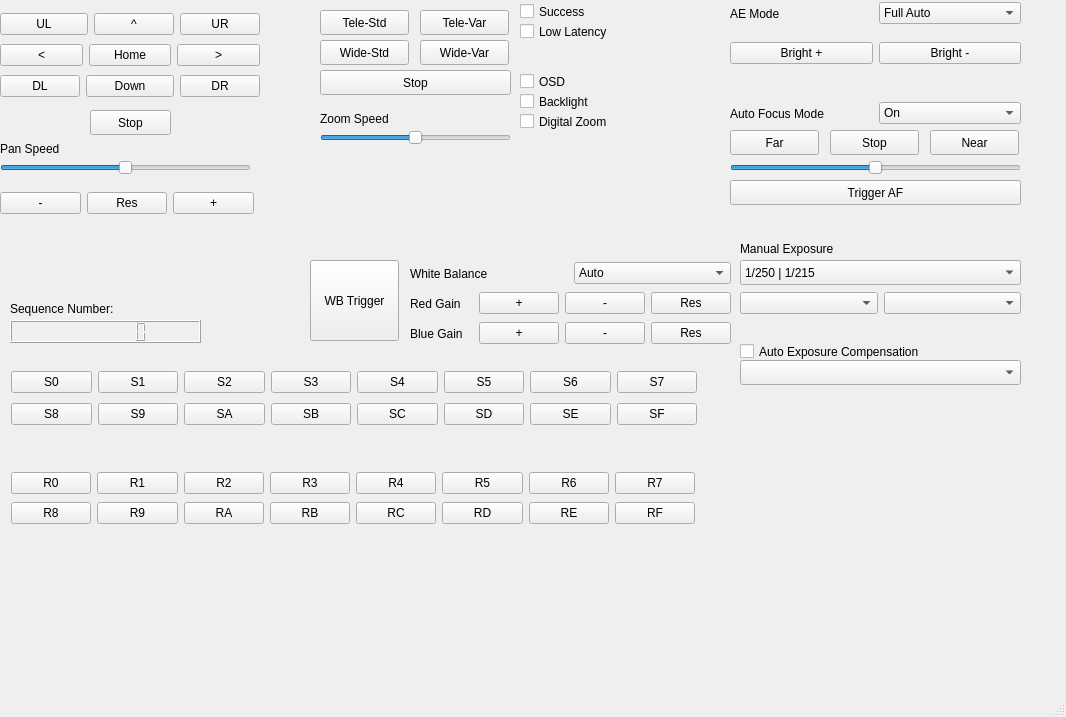
<?xml version="1.0" encoding="UTF-8"?>
<ui version="4.0">
 <class>MainWindow</class>
 <widget class="QMainWindow" name="MainWindow">
  <property name="geometry">
   <rect>
    <x>0</x>
    <y>0</y>
    <width>1066</width>
    <height>717</height>
   </rect>
  </property>
  <property name="windowTitle">
   <string>MainWindow</string>
  </property>
  <widget class="QWidget" name="centralwidget">
   <widget class="QPushButton" name="tele_std">
    <property name="geometry">
     <rect>
      <x>320</x>
      <y>10</y>
      <width>89</width>
      <height>25</height>
     </rect>
    </property>
    <property name="toolTip">
     <string>Pg Up</string>
    </property>
    <property name="text">
     <string>Tele-Std</string>
    </property>
    <property name="shortcut">
     <string>PgUp</string>
    </property>
   </widget>
   <widget class="QPushButton" name="tele_var">
    <property name="geometry">
     <rect>
      <x>420</x>
      <y>10</y>
      <width>89</width>
      <height>25</height>
     </rect>
    </property>
    <property name="text">
     <string>Tele-Var</string>
    </property>
    <property name="shortcut">
     <string>+</string>
    </property>
   </widget>
   <widget class="QPushButton" name="wide_std">
    <property name="geometry">
     <rect>
      <x>320</x>
      <y>40</y>
      <width>89</width>
      <height>25</height>
     </rect>
    </property>
    <property name="text">
     <string>Wide-Std</string>
    </property>
    <property name="shortcut">
     <string>PgDown</string>
    </property>
   </widget>
   <widget class="QPushButton" name="wide_var">
    <property name="geometry">
     <rect>
      <x>420</x>
      <y>40</y>
      <width>89</width>
      <height>25</height>
     </rect>
    </property>
    <property name="text">
     <string>Wide-Var</string>
    </property>
    <property name="shortcut">
     <string>-</string>
    </property>
   </widget>
   <widget class="QCheckBox" name="checkBox">
    <property name="geometry">
     <rect>
      <x>520</x>
      <y>0</y>
      <width>101</width>
      <height>23</height>
     </rect>
    </property>
    <property name="text">
     <string>Success</string>
    </property>
   </widget>
   <widget class="QCheckBox" name="low_latency">
    <property name="geometry">
     <rect>
      <x>520</x>
      <y>20</y>
      <width>111</width>
      <height>23</height>
     </rect>
    </property>
    <property name="text">
     <string>Low Latency</string>
    </property>
   </widget>
   <widget class="QCheckBox" name="checkBox_3">
    <property name="geometry">
     <rect>
      <x>520</x>
      <y>90</y>
      <width>111</width>
      <height>23</height>
     </rect>
    </property>
    <property name="text">
     <string>Backlight</string>
    </property>
   </widget>
   <widget class="QPushButton" name="stop">
    <property name="geometry">
     <rect>
      <x>90</x>
      <y>110</y>
      <width>81</width>
      <height>25</height>
     </rect>
    </property>
    <property name="toolTip">
     <string>end key</string>
    </property>
    <property name="text">
     <string>Stop</string>
    </property>
    <property name="shortcut">
     <string>End</string>
    </property>
   </widget>
   <widget class="QWidget" name="layoutWidget">
    <property name="geometry">
     <rect>
      <x>410</x>
      <y>260</y>
      <width>321</width>
      <height>27</height>
     </rect>
    </property>
    <layout class="QHBoxLayout" name="horizontalLayout_4">
     <item>
      <widget class="QLabel" name="label">
       <property name="text">
        <string>White Balance</string>
       </property>
      </widget>
     </item>
     <item>
      <widget class="QComboBox" name="wb_mode">
       <item>
        <property name="text">
         <string>Auto</string>
        </property>
       </item>
       <item>
        <property name="text">
         <string>Indoor</string>
        </property>
       </item>
       <item>
        <property name="text">
         <string>Outdoor</string>
        </property>
       </item>
       <item>
        <property name="text">
         <string>One Push</string>
        </property>
       </item>
       <item>
        <property name="text">
         <string>Auto Tracking</string>
        </property>
       </item>
       <item>
        <property name="text">
         <string>Manual</string>
        </property>
       </item>
      </widget>
     </item>
    </layout>
   </widget>
   <widget class="QWidget" name="layoutWidget">
    <property name="geometry">
     <rect>
      <x>410</x>
      <y>290</y>
      <width>321</width>
      <height>27</height>
     </rect>
    </property>
    <layout class="QHBoxLayout" name="horizontalLayout_5">
     <item>
      <widget class="QLabel" name="label_2">
       <property name="text">
        <string>Red Gain</string>
       </property>
      </widget>
     </item>
     <item>
      <widget class="QPushButton" name="red_gain_more">
       <property name="text">
        <string>+</string>
       </property>
      </widget>
     </item>
     <item>
      <widget class="QPushButton" name="red_gain_less">
       <property name="text">
        <string>-</string>
       </property>
      </widget>
     </item>
     <item>
      <widget class="QPushButton" name="red_gain_reset">
       <property name="text">
        <string>Res</string>
       </property>
      </widget>
     </item>
    </layout>
   </widget>
   <widget class="QWidget" name="layoutWidget">
    <property name="geometry">
     <rect>
      <x>410</x>
      <y>320</y>
      <width>321</width>
      <height>27</height>
     </rect>
    </property>
    <layout class="QHBoxLayout" name="horizontalLayout_6">
     <item>
      <widget class="QLabel" name="label_3">
       <property name="text">
        <string>Blue Gain</string>
       </property>
      </widget>
     </item>
     <item>
      <widget class="QPushButton" name="blue_gain_more">
       <property name="text">
        <string>+</string>
       </property>
      </widget>
     </item>
     <item>
      <widget class="QPushButton" name="blue_gain_less">
       <property name="text">
        <string>-</string>
       </property>
      </widget>
     </item>
     <item>
      <widget class="QPushButton" name="blue_gain_reset">
       <property name="text">
        <string>Res</string>
       </property>
      </widget>
     </item>
    </layout>
   </widget>
   <widget class="QCheckBox" name="osd">
    <property name="geometry">
     <rect>
      <x>520</x>
      <y>70</y>
      <width>92</width>
      <height>23</height>
     </rect>
    </property>
    <property name="text">
     <string>OSD</string>
    </property>
   </widget>
   <widget class="QLabel" name="label_4">
    <property name="geometry">
     <rect>
      <x>10</x>
      <y>300</y>
      <width>151</width>
      <height>17</height>
     </rect>
    </property>
    <property name="text">
     <string>Sequence Number:</string>
    </property>
   </widget>
   <widget class="QLCDNumber" name="seq_number">
    <property name="geometry">
     <rect>
      <x>10</x>
      <y>320</y>
      <width>191</width>
      <height>23</height>
     </rect>
    </property>
    <property name="autoFillBackground">
     <bool>false</bool>
    </property>
    <property name="frameShape">
     <enum>QFrame::Box</enum>
    </property>
    <property name="frameShadow">
     <enum>QFrame::Raised</enum>
    </property>
    <property name="digitCount">
     <number>8</number>
    </property>
    <property name="mode">
     <enum>QLCDNumber::Dec</enum>
    </property>
   </widget>
   <widget class="QPushButton" name="zoom_stop">
    <property name="geometry">
     <rect>
      <x>320</x>
      <y>70</y>
      <width>191</width>
      <height>25</height>
     </rect>
    </property>
    <property name="text">
     <string>Stop</string>
    </property>
   </widget>
   <widget class="QWidget" name="layoutWidget">
    <property name="geometry">
     <rect>
      <x>0</x>
      <y>10</y>
      <width>260</width>
      <height>91</height>
     </rect>
    </property>
    <layout class="QGridLayout" name="gridLayout_2">
     <item row="0" column="0" colspan="2">
      <widget class="QPushButton" name="ul">
       <property name="text">
        <string>UL</string>
       </property>
      </widget>
     </item>
     <item row="0" column="2">
      <widget class="QPushButton" name="up">
       <property name="toolTip">
        <string>up arrow</string>
       </property>
       <property name="text">
        <string>^</string>
       </property>
       <property name="shortcut">
        <string>Up</string>
       </property>
      </widget>
     </item>
     <item row="0" column="3">
      <widget class="QPushButton" name="ur">
       <property name="text">
        <string>UR</string>
       </property>
      </widget>
     </item>
     <item row="1" column="0" colspan="4">
      <layout class="QHBoxLayout" name="horizontalLayout_7">
       <item>
        <widget class="QPushButton" name="left">
         <property name="toolTip">
          <string>left arrow</string>
         </property>
         <property name="text">
          <string>&lt;</string>
         </property>
         <property name="shortcut">
          <string>Left</string>
         </property>
        </widget>
       </item>
       <item>
        <widget class="QPushButton" name="home">
         <property name="toolTip">
          <string>home key</string>
         </property>
         <property name="text">
          <string>Home</string>
         </property>
         <property name="shortcut">
          <string>Home</string>
         </property>
        </widget>
       </item>
       <item>
        <widget class="QPushButton" name="right">
         <property name="toolTip">
          <string>right arrow</string>
         </property>
         <property name="text">
          <string>&gt;</string>
         </property>
         <property name="shortcut">
          <string>Right</string>
         </property>
        </widget>
       </item>
      </layout>
     </item>
     <item row="2" column="0">
      <widget class="QPushButton" name="dl">
       <property name="text">
        <string>DL</string>
       </property>
      </widget>
     </item>
     <item row="2" column="1" colspan="2">
      <widget class="QPushButton" name="down">
       <property name="toolTip">
        <string>down arrow</string>
       </property>
       <property name="text">
        <string>Down</string>
       </property>
       <property name="shortcut">
        <string>Down</string>
       </property>
      </widget>
     </item>
     <item row="2" column="3">
      <widget class="QPushButton" name="dr">
       <property name="text">
        <string>DR</string>
       </property>
      </widget>
     </item>
    </layout>
   </widget>
   <widget class="QCheckBox" name="digital_zoom">
    <property name="geometry">
     <rect>
      <x>520</x>
      <y>110</y>
      <width>201</width>
      <height>23</height>
     </rect>
    </property>
    <property name="text">
     <string>Digital Zoom</string>
    </property>
   </widget>
   <widget class="QWidget" name="layoutWidget">
    <property name="geometry">
     <rect>
      <x>730</x>
      <y>0</y>
      <width>291</width>
      <height>27</height>
     </rect>
    </property>
    <layout class="QHBoxLayout" name="horizontalLayout_10">
     <item>
      <widget class="QLabel" name="ae_label">
       <property name="text">
        <string>AE Mode</string>
       </property>
      </widget>
     </item>
     <item>
      <widget class="QComboBox" name="ae_mode">
       <item>
        <property name="text">
         <string>Full Auto</string>
        </property>
       </item>
       <item>
        <property name="text">
         <string>Manual</string>
        </property>
       </item>
       <item>
        <property name="text">
         <string>Tv</string>
        </property>
       </item>
       <item>
        <property name="text">
         <string>Av</string>
        </property>
       </item>
       <item>
        <property name="text">
         <string>Brightness</string>
        </property>
       </item>
      </widget>
     </item>
    </layout>
   </widget>
   <widget class="QWidget" name="layoutWidget">
    <property name="geometry">
     <rect>
      <x>730</x>
      <y>40</y>
      <width>291</width>
      <height>27</height>
     </rect>
    </property>
    <layout class="QHBoxLayout" name="horizontalLayout_11">
     <item>
      <widget class="QPushButton" name="brighter">
       <property name="text">
        <string>Bright +</string>
       </property>
      </widget>
     </item>
     <item>
      <widget class="QPushButton" name="darker">
       <property name="text">
        <string>Bright -</string>
       </property>
      </widget>
     </item>
    </layout>
   </widget>
   <widget class="QSlider" name="speed_bar">
    <property name="geometry">
     <rect>
      <x>0</x>
      <y>160</y>
      <width>251</width>
      <height>16</height>
     </rect>
    </property>
    <property name="statusTip">
     <string>Speed</string>
    </property>
    <property name="whatsThis">
     <string>Speed</string>
    </property>
    <property name="maximum">
     <number>100</number>
    </property>
    <property name="value">
     <number>50</number>
    </property>
    <property name="orientation">
     <enum>Qt::Horizontal</enum>
    </property>
   </widget>
   <widget class="QLabel" name="label_7">
    <property name="geometry">
     <rect>
      <x>0</x>
      <y>140</y>
      <width>251</width>
      <height>17</height>
     </rect>
    </property>
    <property name="text">
     <string>Pan Speed</string>
    </property>
   </widget>
   <widget class="QSlider" name="zoom_bar">
    <property name="geometry">
     <rect>
      <x>320</x>
      <y>130</y>
      <width>191</width>
      <height>16</height>
     </rect>
    </property>
    <property name="maximum">
     <number>100</number>
    </property>
    <property name="value">
     <number>50</number>
    </property>
    <property name="orientation">
     <enum>Qt::Horizontal</enum>
    </property>
   </widget>
   <widget class="QLabel" name="label_8">
    <property name="geometry">
     <rect>
      <x>320</x>
      <y>110</y>
      <width>191</width>
      <height>17</height>
     </rect>
    </property>
    <property name="text">
     <string>Zoom Speed</string>
    </property>
   </widget>
   <widget class="QPushButton" name="focus_far">
    <property name="geometry">
     <rect>
      <x>730</x>
      <y>130</y>
      <width>89</width>
      <height>25</height>
     </rect>
    </property>
    <property name="text">
     <string>Far</string>
    </property>
   </widget>
   <widget class="QPushButton" name="focus_near">
    <property name="geometry">
     <rect>
      <x>930</x>
      <y>130</y>
      <width>89</width>
      <height>25</height>
     </rect>
    </property>
    <property name="text">
     <string>Near</string>
    </property>
   </widget>
   <widget class="QPushButton" name="focus_stop">
    <property name="geometry">
     <rect>
      <x>830</x>
      <y>130</y>
      <width>89</width>
      <height>25</height>
     </rect>
    </property>
    <property name="text">
     <string>Stop</string>
    </property>
   </widget>
   <widget class="QSlider" name="focus_speed">
    <property name="geometry">
     <rect>
      <x>730</x>
      <y>160</y>
      <width>291</width>
      <height>16</height>
     </rect>
    </property>
    <property name="maximum">
     <number>100</number>
    </property>
    <property name="pageStep">
     <number>12</number>
    </property>
    <property name="value">
     <number>50</number>
    </property>
    <property name="orientation">
     <enum>Qt::Horizontal</enum>
    </property>
   </widget>
   <widget class="QPushButton" name="trigger_af">
    <property name="geometry">
     <rect>
      <x>730</x>
      <y>180</y>
      <width>291</width>
      <height>25</height>
     </rect>
    </property>
    <property name="toolTip">
     <string>f key</string>
    </property>
    <property name="text">
     <string>Trigger AF</string>
    </property>
    <property name="shortcut">
     <string>F</string>
    </property>
   </widget>
   <widget class="QPushButton" name="wb_trigger">
    <property name="geometry">
     <rect>
      <x>310</x>
      <y>260</y>
      <width>89</width>
      <height>81</height>
     </rect>
    </property>
    <property name="text">
     <string>WB Trigger</string>
    </property>
   </widget>
   <widget class="QComboBox" name="shutter">
    <property name="geometry">
     <rect>
      <x>740</x>
      <y>260</y>
      <width>281</width>
      <height>25</height>
     </rect>
    </property>
    <item>
     <property name="text">
      <string>1/250 | 1/215</string>
     </property>
    </item>
    <item>
     <property name="text">
      <string>1/180 | 1/150</string>
     </property>
    </item>
    <item>
     <property name="text">
      <string>1/125 | 1/120</string>
     </property>
    </item>
    <item>
     <property name="text">
      <string>1/100 | 1/100</string>
     </property>
    </item>
    <item>
     <property name="text">
      <string>1/90 | 1/75</string>
     </property>
    </item>
    <item>
     <property name="text">
      <string>1/60 | 1/50</string>
     </property>
    </item>
    <item>
     <property name="text">
      <string>1/30 | 1/25</string>
     </property>
    </item>
   </widget>
   <widget class="QWidget" name="layoutWidget">
    <property name="geometry">
     <rect>
      <x>0</x>
      <y>190</y>
      <width>254</width>
      <height>27</height>
     </rect>
    </property>
    <layout class="QHBoxLayout" name="horizontalLayout_8">
     <item>
      <widget class="QPushButton" name="speed_minus">
       <property name="toolTip">
        <string>- key</string>
       </property>
       <property name="text">
        <string>-</string>
       </property>
      </widget>
     </item>
     <item>
      <widget class="QPushButton" name="speed_reset">
       <property name="text">
        <string>Res</string>
       </property>
      </widget>
     </item>
     <item>
      <widget class="QPushButton" name="speed_plus">
       <property name="toolTip">
        <string>+ key</string>
       </property>
       <property name="text">
        <string>+</string>
       </property>
      </widget>
     </item>
    </layout>
   </widget>
   <widget class="QWidget" name="layoutWidget">
    <property name="geometry">
     <rect>
      <x>730</x>
      <y>100</y>
      <width>291</width>
      <height>27</height>
     </rect>
    </property>
    <layout class="QHBoxLayout" name="horizontalLayout_9">
     <item>
      <widget class="QLabel" name="af_label">
       <property name="text">
        <string>Auto Focus Mode</string>
       </property>
      </widget>
     </item>
     <item>
      <widget class="QComboBox" name="af_mode">
       <item>
        <property name="text">
         <string>On</string>
        </property>
       </item>
       <item>
        <property name="text">
         <string>Manual</string>
        </property>
       </item>
       <item>
        <property name="text">
         <string>Auto/Manual</string>
        </property>
       </item>
       <item>
        <property name="text">
         <string>One Push Trigger</string>
        </property>
       </item>
      </widget>
     </item>
    </layout>
   </widget>
   <widget class="QLabel" name="label_5">
    <property name="geometry">
     <rect>
      <x>740</x>
      <y>240</y>
      <width>281</width>
      <height>17</height>
     </rect>
    </property>
    <property name="text">
     <string>Manual Exposure</string>
    </property>
   </widget>
   <widget class="QComboBox" name="ex_comp">
    <property name="geometry">
     <rect>
      <x>740</x>
      <y>360</y>
      <width>281</width>
      <height>25</height>
     </rect>
    </property>
   </widget>
   <widget class="QCheckBox" name="ex_ae_comp_on">
    <property name="geometry">
     <rect>
      <x>740</x>
      <y>340</y>
      <width>281</width>
      <height>23</height>
     </rect>
    </property>
    <property name="text">
     <string>Auto Exposure Compensation</string>
    </property>
   </widget>
   <widget class="QWidget" name="">
    <property name="geometry">
     <rect>
      <x>740</x>
      <y>290</y>
      <width>281</width>
      <height>27</height>
     </rect>
    </property>
    <layout class="QHBoxLayout" name="horizontalLayout_12">
     <item>
      <widget class="QComboBox" name="fstop"/>
     </item>
     <item>
      <widget class="QComboBox" name="gain"/>
     </item>
    </layout>
   </widget>
   <widget class="QWidget" name="">
    <property name="geometry">
     <rect>
      <x>11</x>
      <y>367</y>
      <width>686</width>
      <height>62</height>
     </rect>
    </property>
    <layout class="QGridLayout" name="gridLayout">
     <item row="0" column="0">
      <layout class="QHBoxLayout" name="horizontalLayout">
       <item>
        <widget class="QPushButton" name="setzero">
         <property name="toolTip">
          <string>ctrl+0</string>
         </property>
         <property name="text">
          <string>S0</string>
         </property>
         <property name="shortcut">
          <string>Ctrl+0</string>
         </property>
        </widget>
       </item>
       <item>
        <widget class="QPushButton" name="setone">
         <property name="toolTip">
          <string>ctrl+1</string>
         </property>
         <property name="text">
          <string>S1</string>
         </property>
         <property name="shortcut">
          <string>Ctrl+1</string>
         </property>
        </widget>
       </item>
       <item>
        <widget class="QPushButton" name="settwo">
         <property name="toolTip">
          <string>ctrl+2</string>
         </property>
         <property name="text">
          <string>S2</string>
         </property>
         <property name="shortcut">
          <string>Ctrl+2</string>
         </property>
        </widget>
       </item>
       <item>
        <widget class="QPushButton" name="setthree">
         <property name="text">
          <string>S3</string>
         </property>
         <property name="shortcut">
          <string>Ctrl+3</string>
         </property>
        </widget>
       </item>
       <item>
        <widget class="QPushButton" name="setfour">
         <property name="text">
          <string>S4</string>
         </property>
         <property name="shortcut">
          <string>Ctrl+4</string>
         </property>
        </widget>
       </item>
       <item>
        <widget class="QPushButton" name="setfive">
         <property name="text">
          <string>S5</string>
         </property>
         <property name="shortcut">
          <string>Ctrl+5</string>
         </property>
        </widget>
       </item>
       <item>
        <widget class="QPushButton" name="setsix">
         <property name="text">
          <string>S6</string>
         </property>
         <property name="shortcut">
          <string>Ctrl+6</string>
         </property>
        </widget>
       </item>
       <item>
        <widget class="QPushButton" name="setseven">
         <property name="text">
          <string>S7</string>
         </property>
         <property name="shortcut">
          <string>Ctrl+7</string>
         </property>
        </widget>
       </item>
      </layout>
     </item>
     <item row="1" column="0">
      <layout class="QHBoxLayout" name="horizontalLayout_2">
       <item>
        <widget class="QPushButton" name="seteight">
         <property name="text">
          <string>S8</string>
         </property>
         <property name="shortcut">
          <string>Ctrl+8</string>
         </property>
        </widget>
       </item>
       <item>
        <widget class="QPushButton" name="setnine">
         <property name="text">
          <string>S9</string>
         </property>
         <property name="shortcut">
          <string>Ctrl+9</string>
         </property>
        </widget>
       </item>
       <item>
        <widget class="QPushButton" name="setten">
         <property name="text">
          <string>SA</string>
         </property>
         <property name="shortcut">
          <string>Ctrl+A</string>
         </property>
        </widget>
       </item>
       <item>
        <widget class="QPushButton" name="seteleven">
         <property name="text">
          <string>SB</string>
         </property>
         <property name="shortcut">
          <string>Ctrl+B</string>
         </property>
        </widget>
       </item>
       <item>
        <widget class="QPushButton" name="settwelve">
         <property name="text">
          <string>SC</string>
         </property>
         <property name="shortcut">
          <string>Ctrl+C</string>
         </property>
        </widget>
       </item>
       <item>
        <widget class="QPushButton" name="setthirteen">
         <property name="text">
          <string>SD</string>
         </property>
         <property name="shortcut">
          <string>Ctrl+D</string>
         </property>
        </widget>
       </item>
       <item>
        <widget class="QPushButton" name="setfourteen">
         <property name="text">
          <string>SE</string>
         </property>
         <property name="shortcut">
          <string>Ctrl+E</string>
         </property>
        </widget>
       </item>
       <item>
        <widget class="QPushButton" name="setfifteen">
         <property name="text">
          <string>SF</string>
         </property>
         <property name="shortcut">
          <string>Ctrl+F</string>
         </property>
        </widget>
       </item>
      </layout>
     </item>
    </layout>
   </widget>
   <widget class="QWidget" name="">
    <property name="geometry">
     <rect>
      <x>11</x>
      <y>470</y>
      <width>684</width>
      <height>58</height>
     </rect>
    </property>
    <layout class="QGridLayout" name="gridLayout_3">
     <item row="0" column="0">
      <widget class="QPushButton" name="getzero">
       <property name="text">
        <string>R0</string>
       </property>
       <property name="shortcut">
        <string>0</string>
       </property>
      </widget>
     </item>
     <item row="0" column="1">
      <widget class="QPushButton" name="getone">
       <property name="text">
        <string>R1</string>
       </property>
       <property name="shortcut">
        <string>1</string>
       </property>
      </widget>
     </item>
     <item row="0" column="2">
      <widget class="QPushButton" name="gettwo">
       <property name="text">
        <string>R2</string>
       </property>
       <property name="shortcut">
        <string>2</string>
       </property>
      </widget>
     </item>
     <item row="0" column="3">
      <widget class="QPushButton" name="getthree">
       <property name="text">
        <string>R3</string>
       </property>
       <property name="shortcut">
        <string>3</string>
       </property>
      </widget>
     </item>
     <item row="0" column="4">
      <widget class="QPushButton" name="getfour">
       <property name="text">
        <string>R4</string>
       </property>
       <property name="shortcut">
        <string>4</string>
       </property>
      </widget>
     </item>
     <item row="0" column="5">
      <widget class="QPushButton" name="getfive">
       <property name="text">
        <string>R5</string>
       </property>
       <property name="shortcut">
        <string>5</string>
       </property>
      </widget>
     </item>
     <item row="0" column="6">
      <widget class="QPushButton" name="getsix">
       <property name="text">
        <string>R6</string>
       </property>
       <property name="shortcut">
        <string>6</string>
       </property>
      </widget>
     </item>
     <item row="0" column="7">
      <widget class="QPushButton" name="getseven">
       <property name="text">
        <string>R7</string>
       </property>
       <property name="shortcut">
        <string>7</string>
       </property>
      </widget>
     </item>
     <item row="1" column="0">
      <widget class="QPushButton" name="geteight">
       <property name="text">
        <string>R8</string>
       </property>
       <property name="shortcut">
        <string>8</string>
       </property>
      </widget>
     </item>
     <item row="1" column="1">
      <widget class="QPushButton" name="getnine">
       <property name="text">
        <string>R9</string>
       </property>
       <property name="shortcut">
        <string>9</string>
       </property>
      </widget>
     </item>
     <item row="1" column="2">
      <widget class="QPushButton" name="getten">
       <property name="text">
        <string>RA</string>
       </property>
      </widget>
     </item>
     <item row="1" column="3">
      <widget class="QPushButton" name="geteleven">
       <property name="text">
        <string>RB</string>
       </property>
      </widget>
     </item>
     <item row="1" column="4">
      <widget class="QPushButton" name="gettwelve">
       <property name="text">
        <string>RC</string>
       </property>
      </widget>
     </item>
     <item row="1" column="5">
      <widget class="QPushButton" name="getthirteen">
       <property name="text">
        <string>RD</string>
       </property>
      </widget>
     </item>
     <item row="1" column="6">
      <widget class="QPushButton" name="getfourteen">
       <property name="text">
        <string>RE</string>
       </property>
      </widget>
     </item>
     <item row="1" column="7">
      <widget class="QPushButton" name="getfifteen">
       <property name="text">
        <string>RF</string>
       </property>
      </widget>
     </item>
    </layout>
   </widget>
  </widget>
  <widget class="QMenuBar" name="menubar">
   <property name="geometry">
    <rect>
     <x>0</x>
     <y>0</y>
     <width>1066</width>
     <height>22</height>
    </rect>
   </property>
  </widget>
  <widget class="QStatusBar" name="statusbar"/>
 </widget>
 <resources/>
 <connections/>
</ui>
